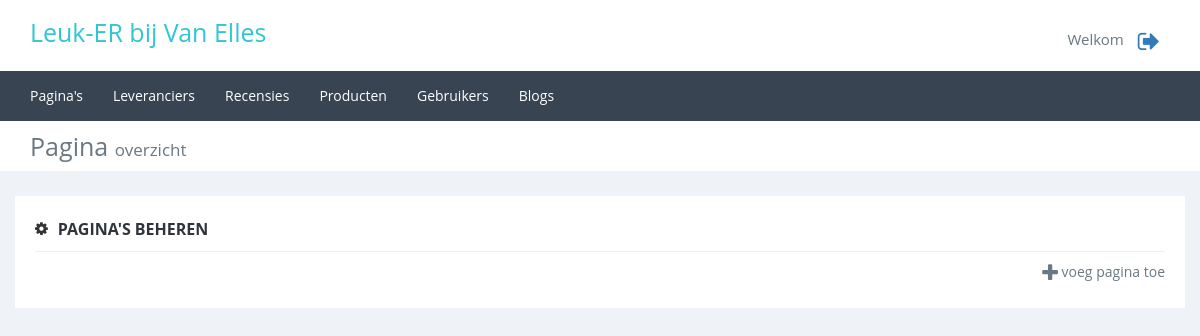
Page /admin/dashboard.php (signed in) on the earlier database version.
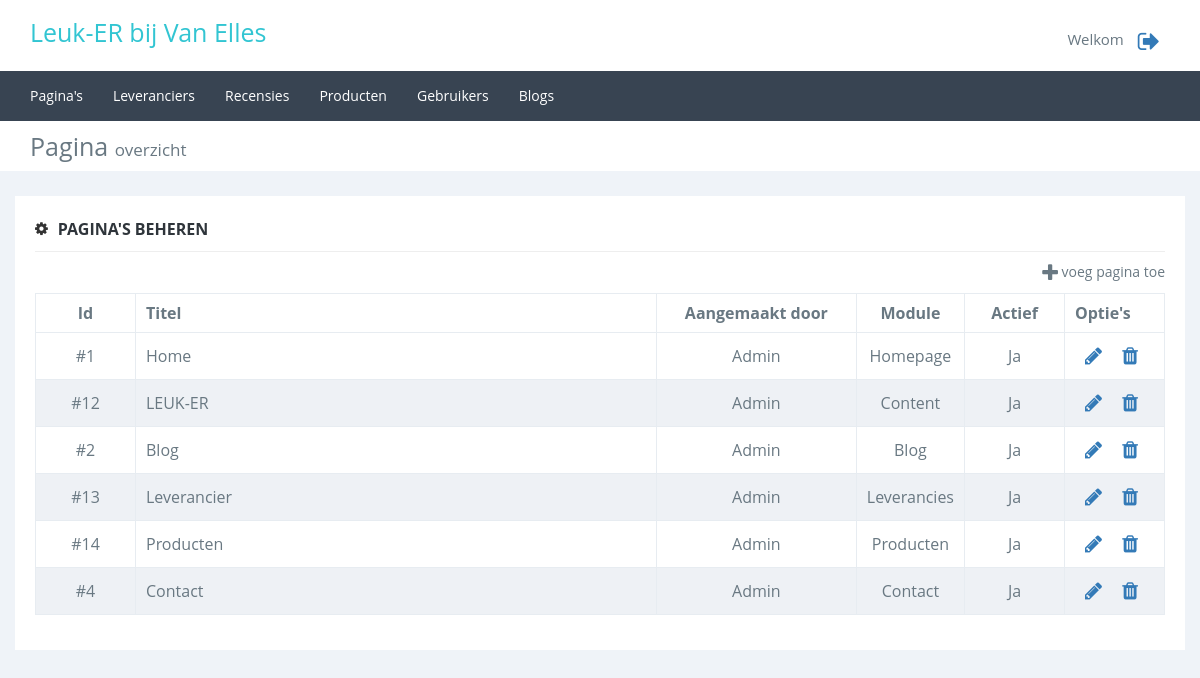
Same page on the later database version.
### tables this page shows
CREATE TABLE `page` (
  `id` int(11) NOT NULL,
  `pagetitle` varchar(100) NOT NULL,
  `title` varchar(100) NOT NULL,
  `subtitle` varchar(100) DEFAULT NULL,
  `inhoud` mediumtext,
  `description` varchar(2000) DEFAULT NULL,
  `kernwoorden` varchar(150) DEFAULT NULL,
  `active` int(1) DEFAULT '1' COMMENT '1 = actief, 0 = inactief',
  `datum` datetime DEFAULT CURRENT_TIMESTAMP ON UPDATE CURRENT_TIMESTAMP,
  `image` varchar(45) DEFAULT NULL,
  `Module_id` int(11) NOT NULL,
  `user_id` int(11) NOT NULL,
  `url` varchar(50) NOT NULL,
  `page_order` int(11) NOT NULL DEFAULT '99'
);

CREATE TABLE `user` (
  `user_id` int(11) NOT NULL,
  `email` varchar(45) NOT NULL,
  `first_name` varchar(45) DEFAULT NULL,
  `insertion` varchar(45) DEFAULT NULL,
  `last_name` varchar(45) DEFAULT NULL,
  `birthday` date DEFAULT NULL,
  `phonenumber` int(12) DEFAULT NULL,
  `city` varchar(45) DEFAULT NULL,
  `address` varchar(45) DEFAULT NULL,
  `zipcode` varchar(45) DEFAULT NULL,
  `role` int(11) NOT NULL DEFAULT '2',
  `newsletter` int(1) NOT NULL DEFAULT '0' COMMENT '0=nee, 1=ja',
  `verwijderd` int(1) NOT NULL DEFAULT '0' COMMENT '0=nee, 1=ja'
);

CREATE TABLE `Module` (
  `id` int(11) NOT NULL,
  `naam` varchar(45) NOT NULL,
  `path` varchar(45) NOT NULL
);

### admin/classes/page.class.php (called while the page is built, shortened)
<?php
class Page {
    private $_db;
    public function __construct()
    {
        $this->_db = new Connection();
        $this->_db = $this->_db->databaseConnection();
    }
    public function getAllMin($active = 1) {
        try {
            $query = $this->_db->prepare('
                    SELECT p.id id, pagetitle, active, first_name, insertion, last_name, m.naam module
                    FROM page p
                    JOIN user u ON p.user_id = u.user_id
                    JOIN Module m ON p.Module_id = m.id
                    WHERE active = :active
                    ORDER BY p.page_order, p.id;
                ');
            $query->bindValue(":active", $active);
            if($query->execute()) {
                return $content = $query->fetchAll();
            } else {
                return false;
            }
        } catch (PDOexception $e) {
            return false;
        }
    }
}

### admin/classes/connection.class.php (called while the page is built, shortened)
<?php
class Connection {
    public function databaseConnection() {
        try {
            $this->_db = new PDO('mysql:host=localhost;dbname=vanelles', 'root', '');
            return $this->_db;
        } catch (PDOException $e) {
            echo "<h3>Let op</h3>Er is helaas een probleem met het verbinden van de server, probeer het later nog eens.";
            exit;
        }
    }
}

### admin/dashboard.php (the view, shortened to what this page needs)
<div class="content">
    <?php
        include_once('includes/header.php');
        $page = new Page();
        $pageListActive = $page->getAllMin(1);
    ?>
    <div class="pagetitel marbot">
        <div class="container">
            <div class="row">
                <div class="col-xs-12">Pagina <span>overzicht</span></div>
            </div>
        </div>
    </div>
    <div class="container">
        <div class="row">
            <div class="col-xs-12 inhoud">
                <div class="titel">
                    <i class="fa fa-cog"></i><span>Pagina's beheren</span>
                </div>
                <div class="row">
                    <div class="col-xs-6"></div>
                    <div class="col-xs-6 text-right"><a href="pagina_toevoegen.php" id="pvt"><i class="fa fa-plus"></i> voeg pagina toe</a></div>
                </div>
                <?php
                if($pageListActive != false) {
                    echo '
                        <table class="maintable" style="margin-bottom: 20px;">
                            <thead>
                                <tr>
                                    <th>Id</th>
                                    <th>Titel</th>
                                    <th>Aangemaakt door</th>
                                    <th>Module</th>
                                    <th>Actief</th>
                                    <th style="width: 100px;">Optie\'s</th>
                                </tr>
                            </thead>
                            <tbody>';
                    foreach($pageListActive as $value) {
                        echo '
                            <tr>
                                <td>#'.$value['id'].'</td>
                                <td>'.$value['pagetitle'].'</td>
                                <td><div>'.$value['first_name']." ". $value['insertion'] . " " . $value['last_name'].'</div></td>
                                <td>'.$value['module'].'</td>
                                <td>Ja</td>
                                <td><a href="pagina_bewerken.php?bewerkid='.$value['id'].'" title="Bewerken" data-id="'.$value['id'].'"><i class="fa fa-pencil"></i></a><a class="confirm" href="dashboard.php?verid='.$value['id'].'" title="Verwijderen" data-id="'.$value['id'].'"><i class="fa fa-trash"></i></a></td>
                            </tr>';
                    }
                    echo '
                            </tbody>
                        </table>';
                }
                ?>
            </div>
        </div>
    </div>
</div>
</body>
</html>

Differences in the rows shown:
added page: id "1", pagetitle "Home", user.first_name "Admin", Module.naam "Homepage"
added page: id "12", pagetitle "LEUK-ER", user.first_name "Admin", Module.naam "Content"
added page: id "2", pagetitle "Blog", user.first_name "Admin", Module.naam "Blog"
added page: id "13", pagetitle "Leverancier", user.first_name "Admin", Module.naam "Leverancies"
added page: id "14", pagetitle "Producten", user.first_name "Admin", Module.naam "Producten"
added page: id "4", pagetitle "Contact", user.first_name "Admin", Module.naam "Contact"
Other differences:
text now shown: "Id Titel Aangemaakt door Module Actief Optie ' s"
